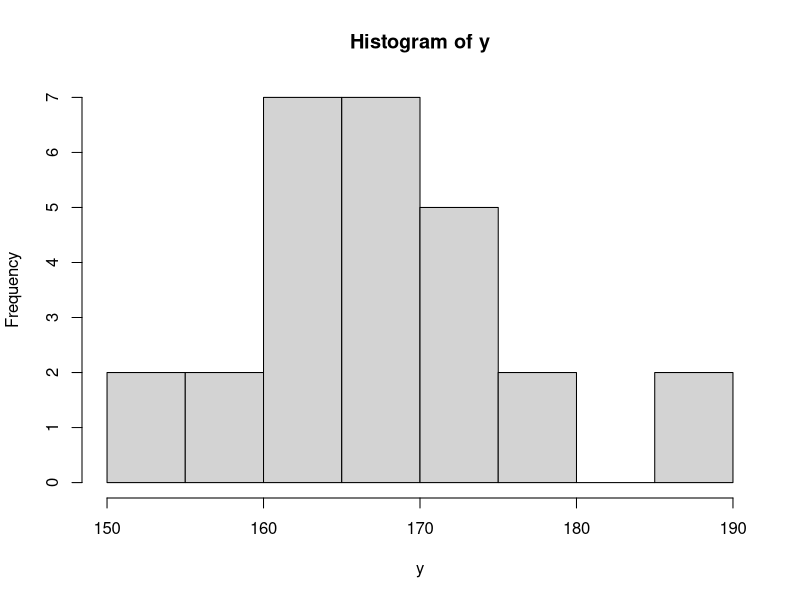
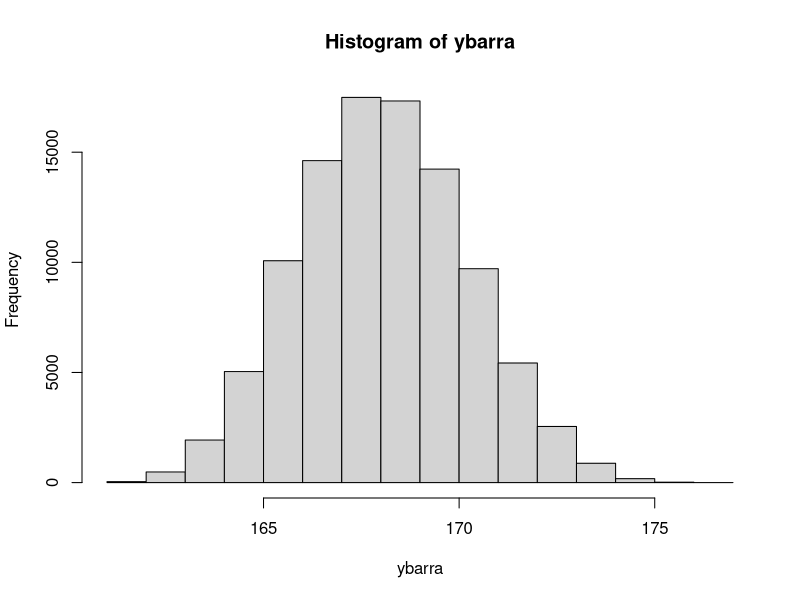

R code for these plots, in order:


N <- 27

set.seed(14092020)
y <- rnorm(27, mean = 170, sd = 8)
hist(y)


choose(27,10)

ybarra <- numeric(100000)
for(i in 1:100000){
  
  ybarra[i] <- mean(y[sample(27,10)])
}

ybarra
hist(ybarra)
mean(ybarra)

# seccion 4
# Ejerjcio 1
# Pr (0.2 < pgorr0 < 0.4)
pnorm(q = 0.4, mean = 0.3, sd = sqrt((0.3*0.7)/ 100)) - 
    pnorm(q = 0.2, mean = 0.3, sd = sqrt((0.3*0.7)/ 100))  


pbinom(q = 40, size = 100, prob = 0.3) -  pbinom(q = 20, size = 100, prob = 0.3)


# EJercicio 3

pbinom(q = 280, size = 1000, prob = 0.25) - 
  pbinom(q = 220, size = 1000, prob = 0.25) 

pnorm(q = 0.28, mean = 0.25, sd = sqrt((0.25*0.75)/1000)) - 
    pnorm(q = 0.22, mean = 0.25, sd = sqrt((0.25*0.75)/1000))  
  